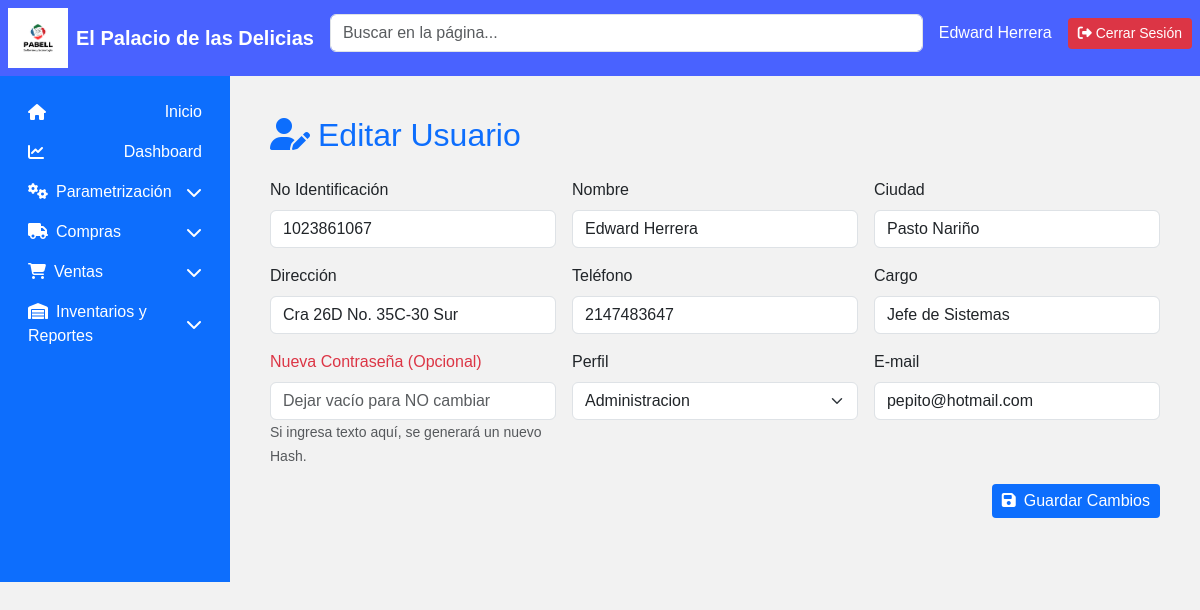
The page /modulos/administracion/crud_usuario/editar_usuario.php?id=1 (signed in) on the database its author committed.
### tables this page shows
CREATE TABLE `usuario` (
  `id_usuario` int(11) NOT NULL,
  `id_perfil` int(100) NOT NULL,
  `no_identificacion` int(11) NOT NULL,
  `nombre` varchar(100) NOT NULL,
  `apellido` varchar(45) NOT NULL,
  `ciudad` varchar(45) NOT NULL,
  `direccion` varchar(100) NOT NULL,
  `telefono` varchar(20) NOT NULL,
  `cargo` varchar(45) NOT NULL,
  `email` varchar(100) NOT NULL,
  `contrasena` varchar(100) NOT NULL,
  `Estado` enum('Activo','Inactivo','','') NOT NULL
);

### modulos/administracion/crud_usuario/editar_usuario.php (the view, shortened to what this page needs)
<?php
require_once __DIR__ . "/../../../public/html/encabezado.php";
global $conexion;
$id = isset($_GET['id']) ? intval($_GET['id']) : 0;
$sql = "SELECT * FROM usuario WHERE id_usuario = ?";
$stmt = $conexion->prepare($sql);
$stmt->bind_param("i", $id);
$stmt->execute();
$resultado = $stmt->get_result();
$usuario = $resultado->fetch_assoc();
?>
<main class="container-fluid p-4 fade-in" id="contenido">
    <h2 class="text-primary mb-4"><i class="fas fa-user-edit me-2"></i>Editar Usuario</h2>
    <form class="mb-4" method="POST">
        <div class="row g-3">
            <div class="col-12 col-md-4">
                <label for="Identificacion" class="form-label">No Identificación</label>
                <input type="number" class="form-control" name="Identificacion" id="Identificacion"
                        value="<?= htmlspecialchars($usuario['no_identificacion']) ?>" required>
            </div>
            <div class="col-12 col-md-4">
                <label for="nombre" class="form-label">Nombre</label>
                <input type="text" class="form-control" name="nombre" id="nombre"
                        value="<?= htmlspecialchars($usuario['nombre']) ?>" required>
            </div>
            <div class="col-12 col-md-4">
                <label for="ciudad" class="form-label">Ciudad</label>
                <input type="text" class="form-control" name="ciudad" id="ciudad"
                        value="<?= htmlspecialchars($usuario['ciudad']) ?>" required>
            </div>
            <div class="col-12 col-md-4">
                <label for="direccion" class="form-label">Dirección</label>
                <input type="text" class="form-control" name="direccion" id="direccion"
                        value="<?= htmlspecialchars($usuario['direccion']) ?>" required>
            </div>
            <div class="col-12 col-md-4">
                <label for="telefono" class="form-label">Teléfono</label>
                <input type="number" class="form-control" name="telefono" id="telefono"
                        value="<?= htmlspecialchars($usuario['telefono']) ?>" required>
            </div>
            <div class="col-12 col-md-4">
                <label for="cargo" class="form-label">Cargo</label>
                <input type="text" class="form-control" name="cargo" id="cargo"
                        value="<?= htmlspecialchars($usuario['cargo']) ?>" required>
            </div>
            <div class="col-12 col-md-4">
                <label for="nueva_contrasena" class="form-label text-danger">Nueva Contraseña (Opcional)</label>
                <input type="password" class="form-control" name="nueva_contrasena" id="nueva_contrasena" placeholder="Dejar vacío para NO cambiar">
                <small class="text-muted">Si ingresa texto aquí, se generará un nuevo Hash.</small>
            </div>
            <div class="col-12 col-md-4">
                <label for="id_perfil" class="form-label">Perfil</label>
                <select class="form-select" name="id_perfil" id="id_perfil" required>
                    <?php
                        $res_perfiles = $conexion->query("SELECT id_perfil, nombre_perfil FROM perfiles");
                        while ($perfil = $res_perfiles->fetch_assoc()) {
                            $selected = ($perfil['id_perfil'] == $usuario['id_perfil']) ? 'selected' : '';
                            echo "<option value='{$perfil['id_perfil']}' $selected>{$perfil['nombre_perfil']}</option>";
                        }
                    ?>
                </select>
            </div>
            <div class="col-12 col-md-4">
                <label for="email" class="form-label">E-mail</label>
                <input type="email" class="form-control" name="email" id="email"
                        value="<?= htmlspecialchars($usuario['email']) ?>" required>
            </div>
            <div class="col-12 d-flex align-items-end justify-content-end">
                <button type="submit" class="btn btn-primary">
                    <i class="fas fa-save me-2"></i>Guardar Cambios
                </button>
            </div>
        </div>
    </form>
</main>

### app/css/styles.css (style rules this page uses)
body { overflow-x: hidden; }
.fade-in { animation: fadeIn 0.5s ease-in-out; }

### public/html/tablas.php (style rules this page uses)
body { font-family: Arial, sans-serif; background-color: #f2f2f2; }
.btn { padding: 5px 10px; color: white; border: none; border-radius: 4px; cursor: pointer; }

### rows shown on the page
usuario: Identificacion "1023861067", nombre "Edward Herrera", ciudad "Pasto Nariño", direccion "Cra 26D No. 35C-30 Sur", telefono "2147483647", cargo "Jefe de Sistemas", email "pepito@hotmail.com"

### other values the page prints
$nombreUsuario "Edward Herrera"
form field id_perfil "Administracion"
